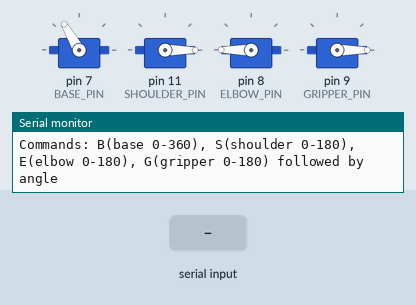
The sketch below on a simulated Arduino Mega 2560, built with avr-gcc and run on an emulated ATmega2560. On the bench: 4 × servo, the last lines printed to the serial monitor. The test bench sets the inputs (shaded band).

Above: at 1.2 s.
1.3 s: "B90\n" received over Serial
At 2.7 s:
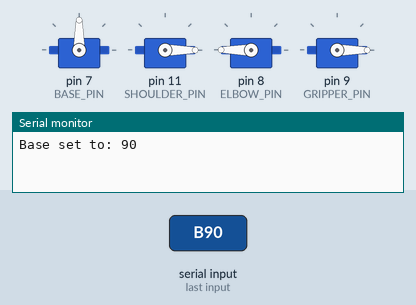
3.2 s: "S90\n" received over Serial
At 5.0 s:
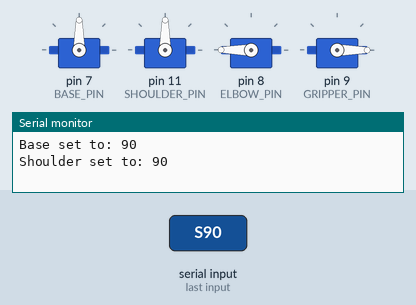
6.2 s: "E90\n" received over Serial
At 8.5 s:
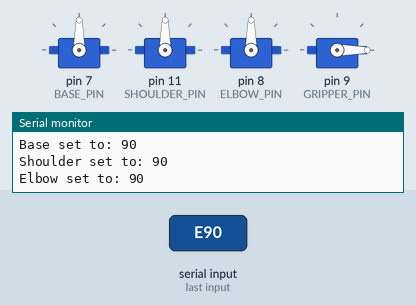
9.2 s: "G90\n" received over Serial
At 11.8 s:
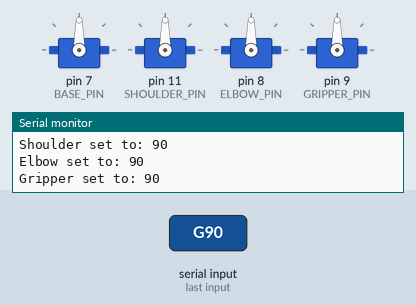
12.2 s: "B,45\n" received over Serial
At 13.3 s:
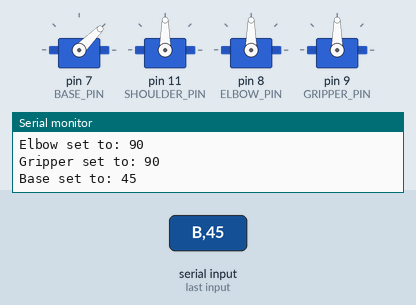
14.3 s: "S,45\n" received over Serial
At 16.1 s:
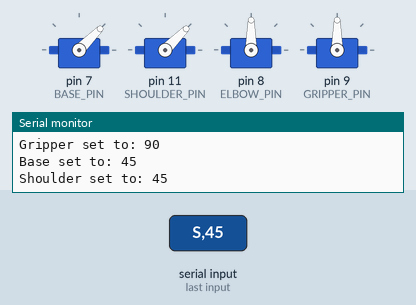
Timing chart, 0 to 17.4 s (numbered marks = the images above; inputs shaded):
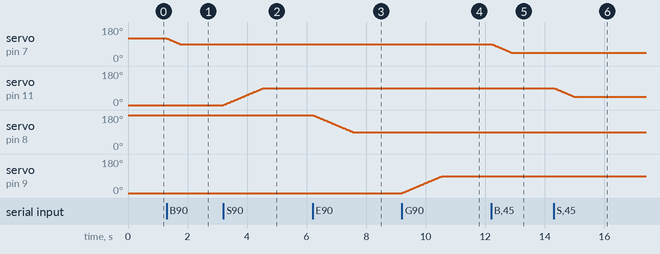

Measured:
- after the input at 1.3 s, servo on pin 7 (BASE_PIN): moves from 120° to 90° over 0.44 s, starting at once
- after the input at 3.2 s, servo on pin 11 (SHOULDER_PIN): moves from 0° to 90° over 1.3 s, starting at once
- after the input at 6.2 s, servo on pin 8 (ELBOW_PIN): moves from 180° to 90° over 1.3 s, starting at once
- after the input at 9.2 s, servo on pin 9 (GRIPPER_PIN): moves from 0° to 90° over 1.3 s, starting at once
- after the input at 12.2 s, servo on pin 7 (BASE_PIN): moves from 90° to 45° over 0.66 s, starting at once
- after the input at 14.3 s, servo on pin 11 (SHOULDER_PIN): moves from 90° to 45° over 0.66 s, starting at once

The sketch:

arm.ino
```cpp
#include <Servo.h>

// Create servo objects for each joint
Servo baseServo;      // Base rotation (0-360° capable)
Servo shoulderServo;  // Shoulder joint (0-180°)
Servo elbowServo;    // Elbow joint (0-180°)
Servo gripperServo;  // Gripper (0-180°)

// Pin definitions
const int BASE_PIN = 7;
const int SHOULDER_PIN = 11;
const int ELBOW_PIN = 8;
const int GRIPPER_PIN = 9;

// Variables to store servo positions
int basePos = 120;     // Initial position for base (0-360°)
int shoulderPos = 0;  // Initial position for shoulder (0-180°)
int elbowPos = 180;   // Initial position for elbow (0-180°)
int gripperPos = 0;   // Gripper fully closed initially (0-180°)

void setup() {
  // Attach servos to their respective pins
  baseServo.attach(BASE_PIN);
  shoulderServo.attach(SHOULDER_PIN);
  elbowServo.attach(ELBOW_PIN);
  gripperServo.attach(GRIPPER_PIN);

  // Initialize serial communication
  Serial.begin(9600);

  // Set initial positions
  baseServo.write(basePos);         // Base: 0-360°
  shoulderServo.write(shoulderPos); // Others: 0-180°
  elbowServo.write(elbowPos);
  gripperServo.write(gripperPos);

  Serial.println("4DOF Robot Arm Ready");
  Serial.println("Commands: B(base 0-360), S(shoulder 0-180), E(elbow 0-180), G(gripper 0-180) followed by angle");
}

// Smooth movement function with range-specific constraints
void smoothMoveServo(Servo &servo, int &currentPos, int targetPos, int minAngle, int maxAngle, int stepDelay = 15, int stepSize = 1) {
  // Constrain target to the servo's specific range
  targetPos = constrain(targetPos, minAngle, maxAngle);

  // Calculate the direction and total steps
  int delta = targetPos - currentPos;
  int steps = abs(delta) / stepSize;
  int direction = (delta > 0) ? 1 : -1;

  // Move incrementally toward the target
  for (int i = 0; i <= steps; i++) {
    currentPos += direction * stepSize;
    if (direction > 0 && currentPos > targetPos) currentPos = targetPos;
    if (direction < 0 && currentPos < targetPos) currentPos = targetPos;

    servo.write(currentPos);
    delay(stepDelay);
  }

  // Ensure final position is exact
  currentPos = targetPos;
  servo.write(currentPos);
}

void loop() {
  if (Serial.available() > 0) {
    char command = Serial.read();
    int angle = Serial.parseInt();

    switch (command) {
      case 'B':  // Base control (0-360°)
        smoothMoveServo(baseServo, basePos, angle, 0, 360);  // Extended range for base
        Serial.print("Base set to: ");
        Serial.println(basePos);
        break;

      case 'S':  // Shoulder control (0-180°)
        smoothMoveServo(shoulderServo, shoulderPos, angle, 0, 180);
        Serial.print("Shoulder set to: ");
        Serial.println(shoulderPos);
        break;

      case 'E':  // Elbow control (0-180°)
        smoothMoveServo(elbowServo, elbowPos, angle, 0, 180);
        Serial.print("Elbow set to: ");
        Serial.println(elbowPos);
        break;

      case 'G':  // Gripper control (0-180°)
        smoothMoveServo(gripperServo, gripperPos, angle, 0, 180);
        Serial.print("Gripper set to: ");
        Serial.println(gripperPos);
        break;
    }

    // Clear serial buffer
    while (Serial.available() > 0) {
      Serial.read();
    }
  }
}
```
